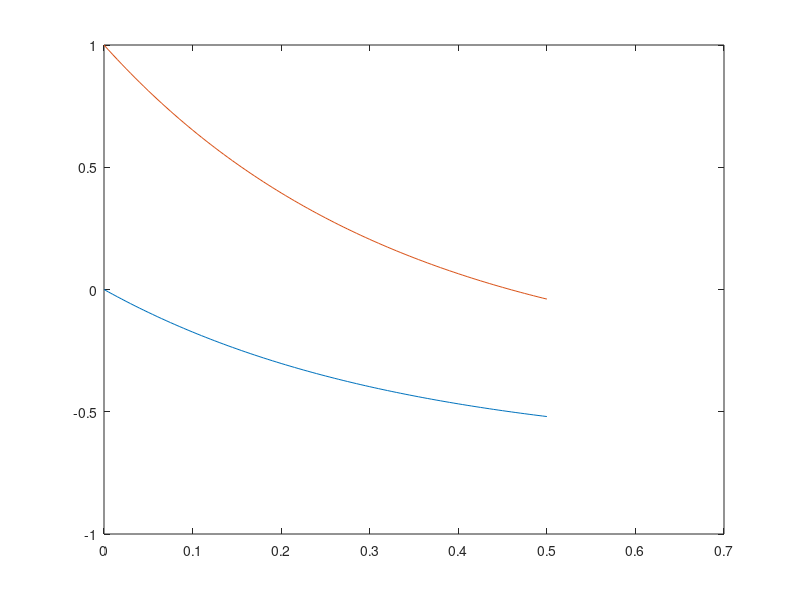

This chart was generated by the following MATLAB code:
dy1=@(x,y1,y2) y1-2*y2;
dy2=@(x,y1,y2) 2*y1-4*y2;
f1prime=@(x,y1,y2) dy1(x,y1,y2)-2*dy2(x,y1,y2);
f2prime=@(x,y1,y2) 2*dy1(x,y1,y2)-4*dy2(x,y1,y2);

x(1)=0;
y1(1)=0;
y2(1)=1;

error_y1(1)=0;
error_y2(1)=0;

n=100;
xf=0.5;
dx=(xf-x(1))/n;

for i=1:n
    x(i+1)=x(i)+dx; %#ok<SAGROW>
    y1(i+1)=y1(i)+dx*dy1(x(i),y1(i),y2(i)); %#ok<SAGROW>
    y2(i+1)=y2(i)+dx*dy2(x(i),y1(i),y2(i)); %#ok<SAGROW>

    error_y1(i+1)=abs(f1prime(x(i),y1(i),y2(i))*dx^2/2); %#ok<SAGROW>
    error_y2(i+1)=abs(f2prime(x(i),y1(i),y2(i))*dx^2/2); %#ok<SAGROW>
end

plot(x, y1); hold on;
plot(x, y2)
%% Explicit Euler with error control (What the built in function does)
f=@(x,y) x*cos(x)+y;
fprime=@(x,y) cos(x)-x*sin(x)+f(x,y);

x(1)=0;
y(1)=0.5;

TOL=1e-6;

for i=1:10000
    if x(i) > 1
        break
    end
    dx=sqrt(TOL*2/abs(fprime(x(i),y(i))));
    x(i+1)=x(i)+dx; %#ok<SAGROW>
    y(i+1)=y(i)+dx*f(x(i),y(i)); %#ok<SAGROW>
end

disp(y)